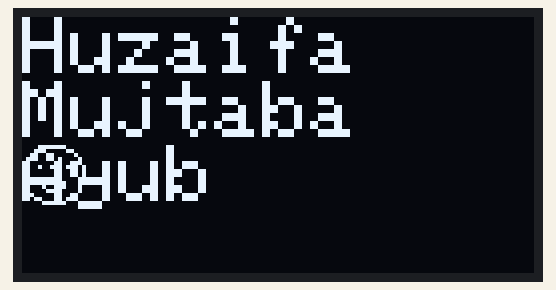
This program was run on a simulated ESP32. On the bench: 128×64 one-colour display. What the program prints to the serial monitor is not drawn.

Above: at 0.1 s.

The program:

main.cpp
```cpp
#include <Arduino.h>
#include <Wire.h>
#include <Adafruit_GFX.h>
#include <Adafruit_SSD1306.h>

#define SCREEN_WIDTH 128
#define SCREEN_HEIGHT 64

#define OLED_SDA 21
#define OLED_SCL 22
#define OLED_ADDR 0x3C

Adafruit_SSD1306 display(
    SCREEN_WIDTH,
    SCREEN_HEIGHT,
    &Wire,
    -1
);

// 16x16 pixel Smiling Face Bitmap data
const unsigned char smile_bitmap [] PROGMEM = {
    0x07, 0xe0, 0x18, 0x18, 0x20, 0x04, 0x42, 0x42, 0x40, 0x02, 0x89, 0x91, 0x80, 0x01, 0x80, 0x01,
    0x80, 0x01, 0x84, 0x21, 0x44, 0x22, 0x43, 0xc2, 0x20, 0x04, 0x18, 0x18, 0x07, 0xe0, 0x00, 0x00
};

void setup() {
    Serial.begin(115200);

    Wire.begin(OLED_SDA, OLED_SCL);

    if (!display.begin(SSD1306_SWITCHCAPVCC, OLED_ADDR)) {
        Serial.println("OLED initialization failed!");
        while (true) {
            delay(100);
        }
    }

    display.clearDisplay();
    display.setTextSize(2);
    display.setTextColor(SSD1306_WHITE);

    // Print the names
    display.setCursor(0, 0);
    display.println("Huzaifa");
    display.println("Mujtaba");
    display.println("Ayub");

    // Draw the smiling emoji at X=0, Y=32 (16 pixels wide, 16 pixels high)
    display.drawBitmap(0, 32, smile_bitmap, 16, 16, SSD1306_WHITE);

    display.display();

    Serial.println("OLED initialized successfully.");
}

void loop() {
    // Add your application code here.
}
```
